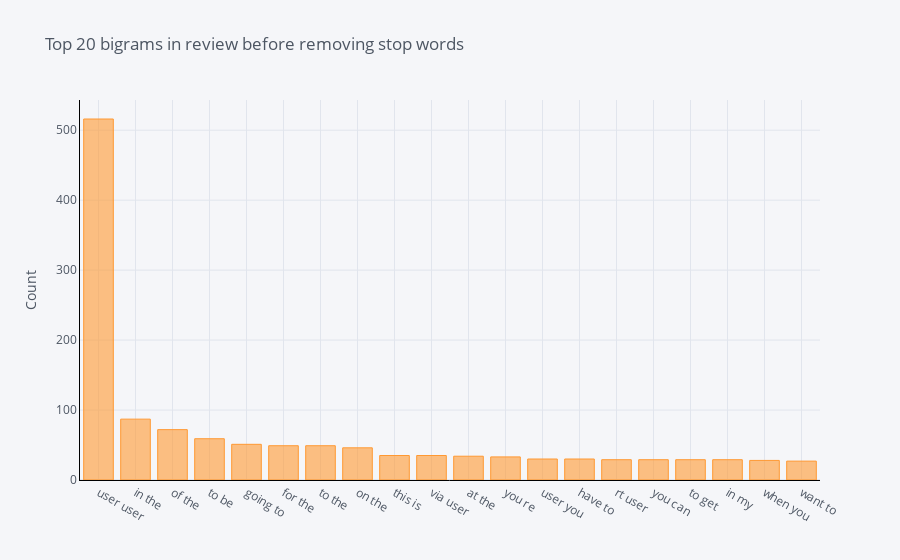

Notebook code cell kept with this figure:
### Code cell
df3.groupby('ReviewText').sum()['count'].sort_values(ascending=False).iplot(
    kind='bar', yTitle='Count', linecolor='black', title='Top 20 bigrams in review before removing stop words')

### Figure 1 — Plotly figure (JSON) as saved in the notebook; plotly's stock layout.template omitted (floating-point values rounded to 4 significant figures)
{"data": [{"name": "count", "text": "", "y": [516, 87, 72, 59, 51, 49, 49, 46, 35, 35, 34, 33, 30, 30, 29, 29, 29, 29, 28, 27], "marker": {"color": "rgba(255, 153, 51, 0.6)", "line": {"color": "rgba(255, 153, 51, 1.0)", "width": 1}}, "x": ["user user", "in the", "of the", "to be", "going to", "for the", "to the", "on the", "this is", "via user", "at the", "you re", "user you", "have to", "rt user", "you can", "to get", "in my", "when you", "want to"], "type": "bar", "orientation": "v"}], "layout": {"title": {"text": "Top 20 bigrams in review before removing stop words", "font": {"color": "#4D5663"}}, "paper_bgcolor": "#F5F6F9", "plot_bgcolor": "#F5F6F9", "yaxis": {"tickfont": {"color": "#4D5663"}, "title": {"text": "Count", "font": {"color": "#4D5663"}}, "showgrid": true, "zerolinecolor": "#E1E5ED", "gridcolor": "#E1E5ED", "linecolor": "black"}, "xaxis": {"tickfont": {"color": "#4D5663"}, "title": {"text": "", "font": {"color": "#4D5663"}}, "showgrid": true, "zerolinecolor": "#E1E5ED", "gridcolor": "#E1E5ED", "linecolor": "black"}, "legend": {"bgcolor": "#F5F6F9", "font": {"color": "#4D5663"}}}}
